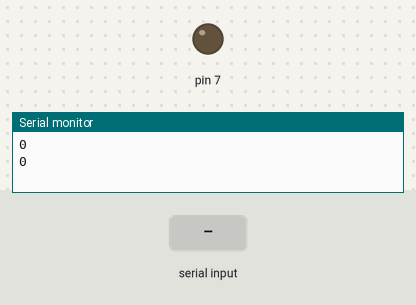
The sketch below on a simulated Arduino Uno, built with avr-gcc and run on an emulated ATmega328P. Shown: output pins drawn as LEDs (lit = HIGH), the last lines printed to the serial monitor. Inputs (shaded band) come from the test bench.

Above: at 1.2 s.
1.3 s: "200\n" received over Serial
At 2.8 s:
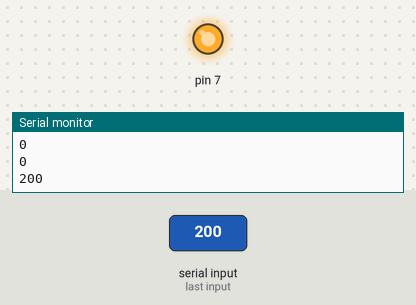
Timing chart, 0 to 4.5 s (numbered marks = the images above; inputs shaded):
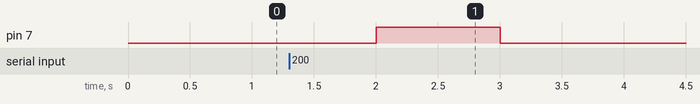

Measured:
- after the input at 1.3 s, pin 7: LOW → HIGH after 0.70 s, → LOW 1.0 s later

The sketch:

Segundo_Arduino.ino
```cpp
String distancia;
char c;

void setup()
{
Serial.begin(9600);
pinMode(7, OUTPUT);
}

void loop(){
  while(Serial.available()>0){
    //avisa cuando haya info. disponible en el puerto serial
    c=Serial.read();
    distancia+=c;
  }
  //convertir distancia a int
  Serial.println(distancia.toInt());
  if(distancia.toInt() < 150){
    digitalWrite(7, LOW);
  }
  else{
    digitalWrite(7, HIGH);
  }
  delay(1000);
  distancia = "";
}
```
